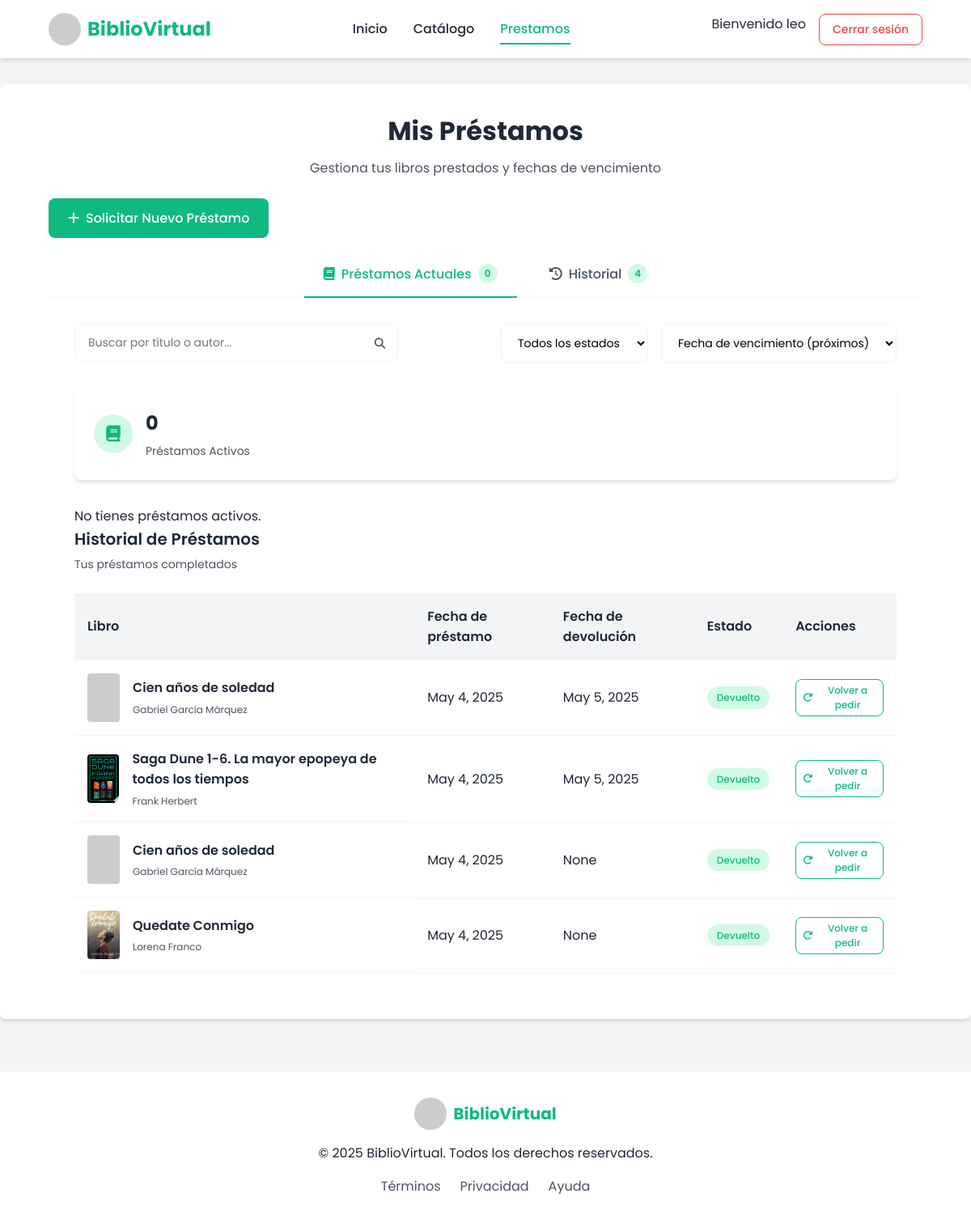
The app's page /prestamos/prestamos/ (signed in) with its own data.
### usuarios/models.py (models this page shows, shortened)
class Usuario(AbstractUser):
    correo_electronico = models.EmailField(unique=True, null=False, blank=False)
    fecha_registro = models.DateField(auto_now_add=True)
    ROL_CHOICES = [
        ('admin', 'Administrador'),
        ('usuario', 'Usuario'),
    ]
    rol = models.CharField(max_length=10, choices=ROL_CHOICES, default='usuario')
    """mfa_enabled = models.BooleanField(default=False)
    mfa_secret = models.CharField(max_length=32, blank=True, null=True)
    mfa_verified = models.BooleanField(default=False)"""
    mfa_enabled = models.BooleanField(default=False)

### prestamos/models.py (models this page shows, shortened)
class Prestamo(models.Model):
    usuario = models.ForeignKey(Usuario, on_delete=models.CASCADE)
    libro = models.ForeignKey(Libro, on_delete=models.CASCADE)
    fecha_prestamo = models.DateField(auto_now_add=True)
    fecha_vencimiento = models.DateField()
    fecha_devolucion = models.DateField(null=True, blank=True)
    ESTADO_CHOICES = [
        ('pendiente', 'Pendiente'),
        ('activo', 'Activo'),
        ('vencido', 'Vencido'),
        ('devuelto', 'Devuelto'),
    ]
    estado = models.CharField(max_length=10, choices=ESTADO_CHOICES, default='activo')

### libros/models.py (models this page shows, shortened)
class Libro(models.Model):
    titulo = models.CharField(max_length=200)
    autor = models.CharField(max_length=100)
    editorial = models.CharField(max_length=100)
    año_publicacion = models.PositiveIntegerField()
    ISBN = models.CharField(max_length=13, unique=True)
    disponibilidad = models.BooleanField(default=True)
    genero = models.ForeignKey(Genero, on_delete=models.CASCADE)
    existencias = models.PositiveIntegerField(default=1)
    portada = models.ImageField(upload_to='portadas/', null=True, blank=True)
    portada_url = models.URLField(blank=True, null=True)
    def portada_preview(self):
        if self.portada:
            return mark_safe(
                f'<img src="{self.portada.url}" width="120" height="160" style="object-fit: contain; border: 1px solid #ccc;" />')
        elif self.portada_url:  # <--- MUESTRA LA URL SI LA IMAGEN AÚN NO SE HA GUARDADO
            return mark_safe(
                f'<img src="{self.portada_url}" width="120" height="160" style="object-fit: contain; border: 1px solid #ccc;" />')
        return "(Sin portada)"
    portada_preview.short_description = "Vista previa"

### prestamos/views.py (the view)
# urls.py: path('prestamos/', views.prestamos, name='prestamos'),
@login_required(login_url='login')
def prestamos(request):
    libros_disponibles = Libro.objects.filter(disponibilidad=True)
    prestamos_actuales_count = Prestamo.objects.filter(usuario=request.user, estado__in=['activo', 'pendiente', 'vencido']).count()
    historial_prestamos_count = Prestamo.objects.filter(usuario=request.user, estado='devuelto').count()
    context = {
        'libros_disponibles': libros_disponibles, # Pasar los libros disponibles al contexto
        'prestamos_actuales': Prestamo.objects.filter(usuario=request.user, estado__in=['activo', 'pendiente', 'vencido']).order_by('fecha_devolucion').select_related('libro'),
        'historial_prestamos': Prestamo.objects.filter(usuario=request.user, estado='devuelto').order_by('-fecha_devolucion').select_related('libro'),
        'prestamos_actuales_count': prestamos_actuales_count,
        'historial_prestamos_count': historial_prestamos_count,
    }
    return render(request, 'prestamos.html', context)

### prestamos/templates/prestamos.html (shortened to what this page needs)
    {% load static %}
    <!DOCTYPE html>
    <html lang="es">
    <head>
        <link rel="stylesheet" href="{% static 'css/prestamos.css' %}">
        <link rel="stylesheet" href="https://cdnjs.cloudflare.com/ajax/libs/font-awesome/6.4.0/css/all.min.css">
    </head>
    <body>
        <header class="header">
            <div class="container">
                <div class="logo">
                    <img src="https://via.placeholder.com/40/10b981/FFFFFF?text=B" alt="Logo BiblioVirtual">
                    <h1>BiblioVirtual</h1>
                </div>
                <nav class="main-nav">
                    <ul>
                        <li><a href="{% url 'inicio' %}">Inicio</a></li>
                        <li><a href="{% url 'catalogo' %}" >Catálogo</a></li>
                        <li><a href="{% url 'prestamos:prestamos' %}" class="active">Prestamos</a></li>
                    </ul>
                </nav>
                <div class="auth-buttons">
                {% if request.user.is_authenticated %}
                    <span class="welcome-msg">Bienvenido {{ request.user.username }}</span>
                    <form method="post" action="{% url 'logout' %}">
                        <button type="submit" class="btn btn-danger">Cerrar sesión</button>
                    </form>
                {% else %}
                    <a href="{% url 'login' %}" class="btn btn-outline active">Iniciar Sesión</a>
                    <a href="{% url 'registro' %}" class="btn btn-primary">Registrarse</a>
                {% endif %}
                </div>
            </div>
        </header>
        <main>
            {% if user.is_authenticated %}
            <div class="loans-container">
                <div class="container">
                    <div class="loans-header">
                        <h2>Mis Préstamos</h2>
                        <p>Gestiona tus libros prestados y fechas de vencimiento</p>
                        <button class="btn btn-primary new-loan-btn" id="newLoanBtn">
                            <i class="fas fa-plus"></i>
                            Solicitar Nuevo Préstamo
                        </button>
                    </div>
                    <div class="loans-tabs">
                        <button class="tab-btn active" data-tab="current">
                            <i class="fas fa-book"></i>
                            Préstamos Actuales
                            <span class="count">{{ prestamos_actuales_count }}</span>
                        </button>
                        <button class="tab-btn" data-tab="history">
                            <i class="fas fa-history"></i>
                            Historial
                            <span class="count">{{ historial_prestamos_count }}</span>
                        </button>
                    </div>
                    <div class="loans-content">
                        <div class="loans-filters">
                            <div class="search-box">
                                <input type="text" id="searchLoans" placeholder="Buscar por título o autor...">
                                <button class="search-btn">
                                    <i class="fas fa-search"></i>
                                </button>
                            </div>
                            <div class="filter-options">
                                <select id="statusFilter">
                                    <option value="all">Todos los estados</option>
                                </select>
                                <select id="sortLoans">
                                    <option value="duedate-asc">Fecha de vencimiento (próximos)</option>
                                </select>
                            </div>
                        </div>
                        <div class="tab-content active" id="current-tab">
                            <div class="loans-summary">
                                <div class="summary-card">
                                    <div class="summary-icon">
                                        <i class="fas fa-book"></i>
                                    </div>
                                    <div class="summary-info">
                                        <h3>{{ prestamos_actuales|length }}</h3>
                                        <p>Préstamos Activos</p>
                                    </div>
                                </div>
                                </div>
                            <div class="loans-list">
                                {% for prestamo in prestamos_actuales %}
                                    <div class="loan-card {% if prestamo.estado == 'vencido' %}overdue{% elif prestamo.fecha_devolucion <= today|date:'Y-m-d'|add:'7' %}soon{% else %}ontime{% endif %}">
                                        <div class="loan-status">
                                            <span class="status-badge">{{ prestamo.get_estado_display }}</span>
                                            {% if prestamo.estado == 'vencido' %}
                                                <span class="overdue-days">Vencido</span> {% elif prestamo.fecha_devolucion <= today|date:'Y-m-d'|add:'7' %}
                                                <span class="soon-days">Próximo a vencer</span> {% endif %}
                                        </div>
                                        <div class="loan-book">
                                            {% if prestamo.libro.portada %}
                                                <img src="{{ prestamo.libro.portada.url }}" alt="{{ prestamo.libro.titulo }}">
                                            {% elif prestamo.libro.portada_url %}
                                                <img src="{{ prestamo.libro.portada_url }}" alt="{{ prestamo.libro.titulo }}">
                                            {% else %}
                                                <img src="https://via.placeholder.com/120x180/cccccc/FFFFFF?text=Sin+Portada" alt="Sin Portada">
                                            {% endif %}
                                            <div class="loan-book-info">
                                                <h3>{{ prestamo.libro.titulo }}</h3>
                                                <p class="book-author">{{ prestamo.libro.autor }}</p>
                                                <div class="book-meta">
                                                    <span><i class="fas fa-bookmark"></i> {{ prestamo.libro.genero.nombre_genero }}</span>
                                                    <span><i class="fas fa-calendar"></i> {{ prestamo.libro.año_publicacion }}</span>
                                                </div>
                                            </div>
                                        </div>
                                        <div class="loan-details">
                                            <div class="loan-date">
                                                <span class="label">Prestado el:</span>
                                                <span class="value">{{ prestamo.fecha_prestamo }}</span>
                                            </div>
                                            <div class="due-date">
                                                <span class="label">Fecha de vencimiento:</span>
                                                <span class="value">{{ prestamo.fecha_vencimiento }}</span>
                                            </div>
                                            </div>
                                        <div class="loan-actions">
                                            <a href="{% url 'prestamos:devolver_libro' prestamo.id %}" class="btn btn-outline">
                                                <i class="fas fa-undo"></i>
                                                Devolver
                                            </a>
                                        </div>
                                    </div>
                                {% empty %}
                                    <p>No tienes préstamos activos.</p>
                                {% endfor %}
                            </div>
                        </div>
                        <div class="tab-content" id="history-tab">
                            <div class="loans-history-header">
                                <h3>Historial de Préstamos</h3>
                                <p>Tus préstamos completados</p>
                            </div>
                            <div class="loans-history-table">
                                <table>
                                    <thead>
                                        <tr>
                                            <th>Libro</th>
                                            <th>Fecha de préstamo</th>
                                            <th>Fecha de devolución</th>
                                            <th>Estado</th>
                                            <th>Acciones</th>
                                        </tr>
                                    </thead>
                                    <tbody>
                                        {% for prestamo in historial_prestamos %}
                                            <tr>
                                                <td class="book-cell">
                                                    {% if prestamo.libro.portada %}
                                                        <img src="{{ prestamo.libro.portada.url }}" alt="{{ prestamo.libro.titulo }}">
                                                    {% elif prestamo.libro.portada_url %}
                                                        <img src="{{ prestamo.libro.portada_url }}" alt="{{ prestamo.libro.titulo }}">
                                                    {% else %}
                                                        <img src="https://via.placeholder.com/40x60/cccccc/FFFFFF?text=Sin+Portada" alt="Sin Portada">
                                                    {% endif %}
                                                    <div>
                                                        <h4>{{ prestamo.libro.titulo }}</h4>
                                                        <p>{{ prestamo.libro.autor }}</p>
                                                    </div>
                                                </td>
                                                <td>{{ prestamo.fecha_prestamo }}</td>
                                                <td>{{ prestamo.fecha_devolucion}}</td>
                                                <td><span class="status-pill completed">{{ prestamo.get_estado_display }}</span></td>
                                                <td>
                                                    <button class="btn btn-sm btn-outline" disabled>
                                                        <i class="fas fa-redo"></i>
                                                        Volver a pedir
                                                    </button>
                                                </td>
                                            </tr>
                                        {% empty %}
                                            <tr><td colspan="5">No tienes historial de préstamos.</td></tr>
                                        {% endfor %}
                                    </tbody>
                                </table>
                            </div>
                            </div>
                </div>
            </div>
            {% else %}
                <div style="text-align: center; padding: 50px;">
                <h2>Necesitas iniciar sesión para ver o pedir préstamos.</h2>
                <a href="{% url 'login' %}" class="btn btn-primary" style="margin-top: 20px;">Iniciar Sesión</a>
            </div>
        {% endif %}
        </main>
        <footer class="footer">
            <div class="container">
                <div class="footer-content">
                    <div class="footer-logo">
                        <img src="https://via.placeholder.com/40/10b981/FFFFFF?text=B" alt="Logo BiblioVirtual">
                        <h3>BiblioVirtual</h3>
                    </div>
                    <p>© <span id="currentYear"></span> BiblioVirtual. Todos los derechos reservados.</p>
                    <div class="footer-links">
                        <a href="#">Términos</a>
                        <a href="#">Privacidad</a>
                        <a href="#">Ayuda</a>
                    </div>
                </div>
            </div>
        </footer>
    </body>
    </html>

### records on screen
Usuario: user.username "leo"
Prestamo: libro.titulo "Cien años de soledad", libro.autor "Gabriel García Márquez", fecha_prestamo "May 4, 2025", fecha_devolucion "May 5, 2025", estado "Devuelto"
Prestamo: libro.portada (picture), libro.titulo "Saga Dune 1-6. La mayor epopeya de todos los tiempos", libro.autor "Frank Herbert", fecha_prestamo "May 4, 2025", fecha_devolucion "May 5, 2025", estado "Devuelto"
Prestamo: libro.titulo "Cien años de soledad", libro.autor "Gabriel García Márquez", fecha_prestamo "May 4, 2025", fecha_devolucion "None", estado "Devuelto"
Prestamo: libro.portada (picture), libro.titulo "Quedate Conmigo", libro.autor "Lorena Franco", fecha_prestamo "May 4, 2025", fecha_devolucion "None", estado "Devuelto"

### other values on screen
{{ prestamos_actuales_count }} "0"
{{ historial_prestamos_count }} "4"
{{ prestamos_actuales|length }} "0"
